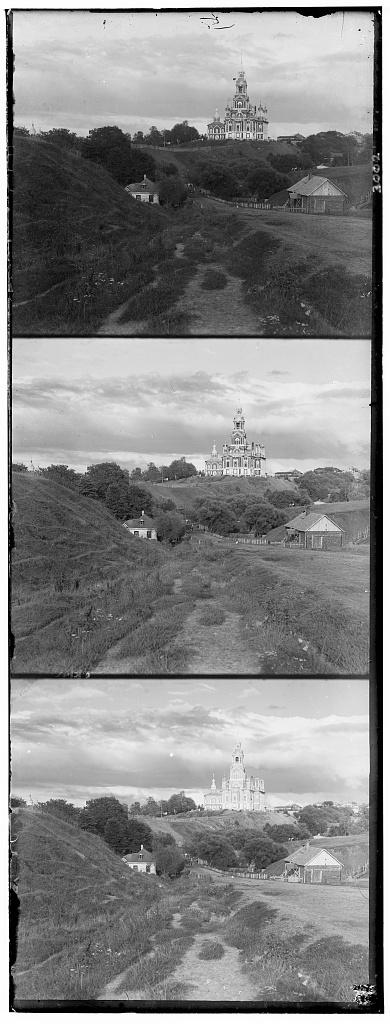
#> input picture HW2/hw2_data/task3_colorizing/cathedral.jpg, 390 x 1024 px; its folder holds only this picture in this run
$ python colorizing.py
#> lines starting #> are read from the running program, lines starting #| are printed output that depends on the picture
### HW2/Colorizing/NCC.py
import numpy as np


def ncc(a, b):
    a = a - a.mean(axis=0)
    b = b - b.mean(axis=0)
    return np.sum(((a/np.linalg.norm(a)) * (b/np.linalg.norm(b))))


def align(a, b, t):
    max_ncc = -1
    max_ncc_shift = [0, 0]
    i_value = np.linspace(-t, t, 2*t, dtype=int)
    j_value = np.linspace(-t, t, 2*t, dtype=int)
    for i in i_value:
        for j in j_value:
            ncc_num = ncc(a, np.roll(b, [i, j], axis=(0,1)))
            if ncc_num > max_ncc:
                max_ncc = ncc_num
                max_ncc_shift = [i, j]
    return max_ncc_shift

### HW2/Colorizing/colorizing.py
import matplotlib.pyplot as plt
from NCC import align
import numpy as np
import cv2
import os

dir_name = '../hw2_data/task3_colorizing'
save_dir_name = 'output'
img_list = os.listdir(dir_name)

for img_name in img_list:
    name = img_name.split('.')
    # JPG colorizing
    if name[1] == 'jpg':
        # Read image
        img = cv2.imread(os.path.join(dir_name, img_name))
#> img is the input picture: shape (1024, 390, 3); min 0, max 255, mean 133.7
        img = cv2.cvtColor(img, cv2.COLOR_BGR2GRAY)
#> img: shape (1024, 390)

        # Remove border
        h, w = img.shape
#> h = 1024; w = 390
        img = img[int(h*0.01):int(h-h*0.02), int(w*0.02):int(w-w*0.02)]
#> img: shape (993, 375)

        # Divide into blue, green, red image three part
        h, w = img.shape
#> h = 993; w = 375
        height = int(h/3)
#> height = 331
        blue = img[0:height, :]
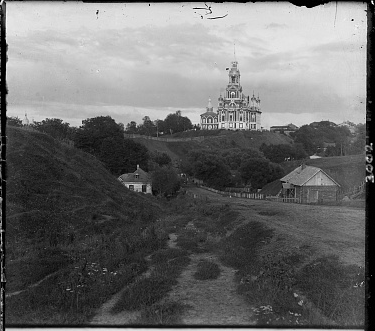
#> blue: shape (331, 375); min 0, max 255, mean 106.2
        green = img[height:2*height, :]
        red = img[2*height:3*height, :]

        # align(base matrix, align matrix, window size)
        # max ncc => shift 17
        alignGtoB = align(blue, green, 20)
#> the loop in align, `for i in i_value:` made 40 passes
#> pass 1, in ncc, `a = a - a.mean(axis=0)`:
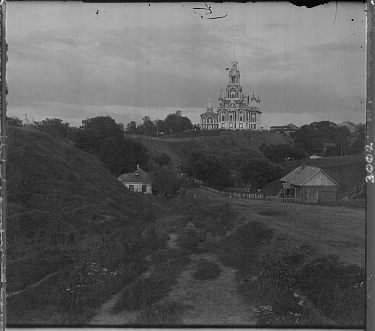
#> a: shape (331, 375) float64; min -136.2, max 242.9, mean 0; drawn with min black and max white
#> pass 1, in ncc (call 3), `b = b - b.mean(axis=0)`:
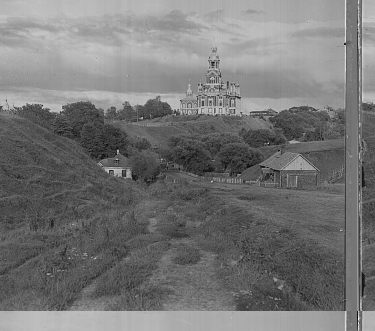
#> b: shape (331, 375) float64; min -150.1, max 174.2, mean 0; drawn with min black and max white
#> after the loop in align, `for i in i_value:`: max_ncc = 0.899; max_ncc_shift = [-5, 2]
#> alignGtoB = [-5, 2]
        alignRtoB = align(blue, red, 20)
#> the loop in align (call 2), `for i in i_value:` made 40 passes
#> pass 1, in ncc (call 1604), `b = b - b.mean(axis=0)`:
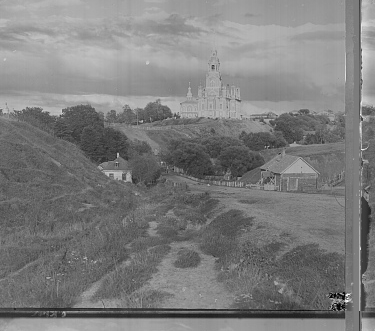
#> b: shape (331, 375) float64; min -185.8, max 192.3, mean 0; drawn with min black and max white
#> alignRtoB = [-9, 3]
        g = np.roll(green, alignGtoB, axis=(0, 1))
        r = np.roll(red, alignRtoB, axis=(0, 1))
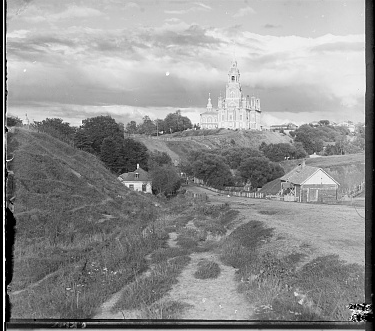
#> r: shape (331, 375); min 0, max 255, mean 145
        # g = np.roll(green, [0,0], axis = (0, 1))
        # r = np.roll(red,[0,0],axis = (0, 1))

        colored = np.dstack((r, g, blue))
        colored = colored[int(colored.shape[0]*0.05):int(colored.shape[0]-colored.shape[0]*0.05), int(colored.shape[1]*0.05):int(colored.shape[1]-colored.shape[1]*0.05)]
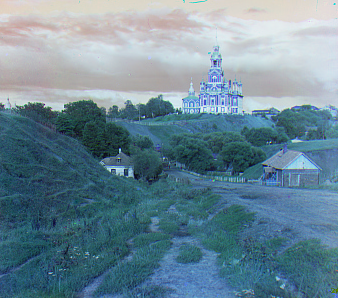
#> colored: shape (298, 338, 3); mean of channels 0, 1, 2 150, 135.3, 107.2; drawn as B, G, R
        plt.imshow(colored)
        plt.show()
        plt.imsave(os.path.join(save_dir_name, img_name), colored)
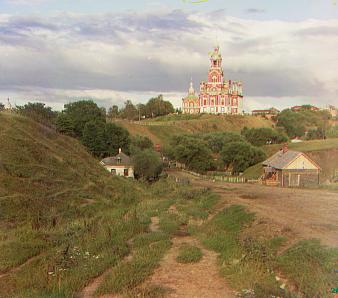
#> saved as cathedral.jpg: shape (298, 338, 3); mean R, G, B 150, 135.3, 107.1
    # TIF colorizing
    elif name[1] == 'tif':
        img = cv2.imread(os.path.join(dir_name, img_name))
        img = cv2.cvtColor(img, cv2.COLOR_BGR2GRAY)

        h, w = img.shape
        img = img[int(h*0.01):int(h-h*0.02), int(w*0.02):int(w-w*0.02)]
        h, w = img.shape
        height = int(h/3)
        blue_ = img[0:height, :]
        green_ = img[height:2*height, :]
        red_ = img[2*height:3*height, :]

        img = cv2.resize(img, (int(w/10), int(h/10)), interpolation=cv2.INTER_CUBIC)
        h, w = img.shape
        height = int(h/3)
        blue = img[0:height, :]
        green = img[height:2*height, :]
        red = img[2*height:3*height, :]

        # max shift => shift 12
        alignGtoB = align(blue, green, 15)
        alignRtoB = align(blue, red, 15)
        g = np.roll(green_, [alignGtoB[0]*10, alignGtoB[1]*10], axis=(0, 1))
        r = np.roll(red_, [alignRtoB[0]*10, alignRtoB[1]*10], axis=(0, 1))

        colored = np.dstack((r, g, blue_))
        colored = colored[int(colored.shape[0]*0.05):int(colored.shape[0]-colored.shape[0]*0.05), int(colored.shape[1]*0.05):int(colored.shape[1]-colored.shape[1]*0.05)]
        plt.imshow(colored)
        plt.show()
        plt.imsave(os.path.join(save_dir_name, name[0]+'.jpg'), colored)
    else:
        continue

$ run again, on HW2/hw2_data/task3_colorizing/monastery.jpg
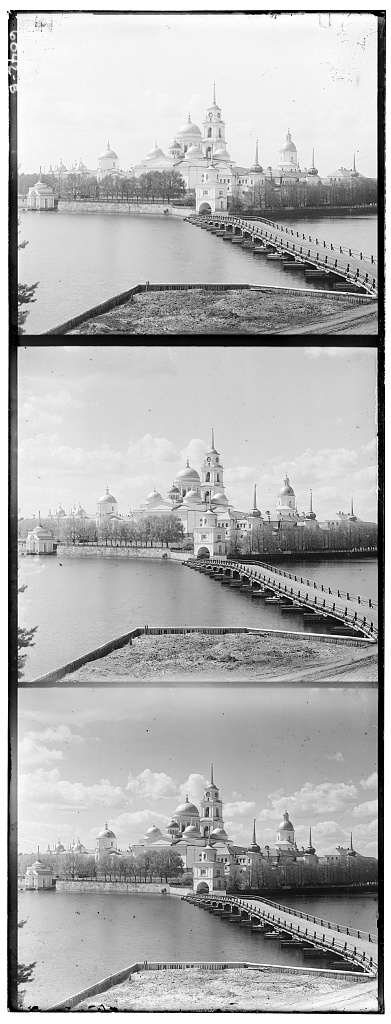
#> input picture HW2/hw2_data/task3_colorizing/monastery.jpg, 391 x 1024 px
#> img is the input picture: shape (1024, 391, 3); min 0, max 255, mean 177.7
#> after the loop in align, `for i in i_value:`: max_ncc = 0.716; max_ncc_shift = [-13, 2]
#> the loop in align (call 2), `for i in i_value:` made 40 passes
#> pass 1, in ncc (call 1604), `b = b - b.mean(axis=0)`:
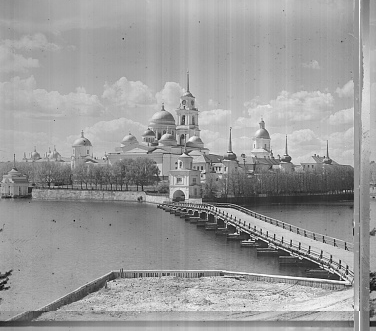
#> b: shape (331, 376) float64; min -185.3, max 117.8, mean 0; drawn with min black and max white
#> alignRtoB = [-17, 2]
#> `plt.imsave(os.path.join(save_dir_name, img_name), colored)`:
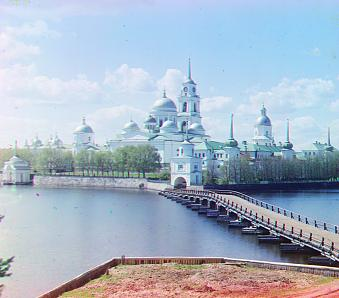
#> saved as monastery.jpg: shape (298, 339, 3); mean R, G, B 166.6, 181, 197.4

$ run again, on HW2/hw2_data/task3_colorizing/nativity.jpg
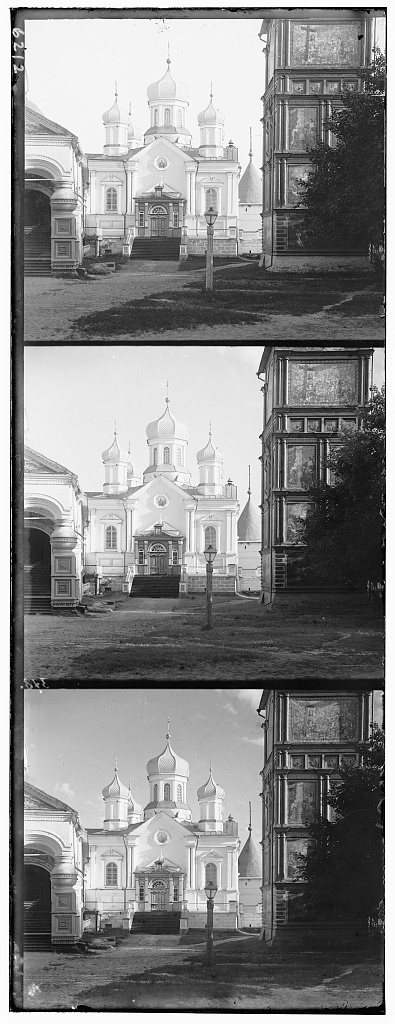
#> input picture HW2/hw2_data/task3_colorizing/nativity.jpg, 395 x 1024 px
#> img is the input picture: shape (1024, 395, 3); min 0, max 255, mean 136.3
#> after the loop in align, `for i in i_value:`: max_ncc = 0.855; max_ncc_shift = [-7, 1]
#> the loop in align (call 2), `for i in i_value:` made 40 passes
#> pass 1, in ncc (call 1604), `b = b - b.mean(axis=0)`:
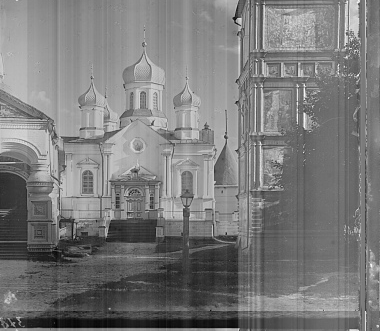
#> b: shape (331, 380) float64; min -164.3, max 176, mean 0; drawn with min black and max white
#> alignRtoB = [-13, 1]
#> `plt.imsave(os.path.join(save_dir_name, img_name), colored)`:
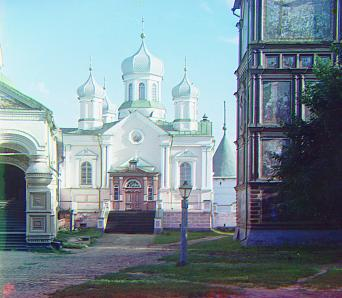
#> saved as nativity.jpg: shape (298, 342, 3); mean R, G, B 124, 141.8, 150.9

$ run again, on HW2/hw2_data/task3_colorizing/tobolsk.jpg
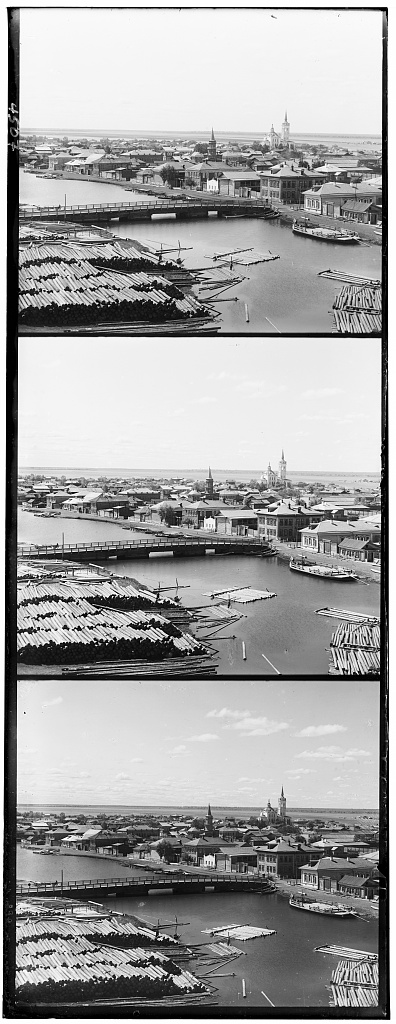
#> input picture HW2/hw2_data/task3_colorizing/tobolsk.jpg, 396 x 1024 px
#> img is the input picture: shape (1024, 396, 3); min 0, max 255, mean 161
#> after the loop in align, `for i in i_value:`: max_ncc = 0.865; max_ncc_shift = [-7, 2]
#> alignRtoB = [-14, 3]
#> `plt.imsave(os.path.join(save_dir_name, img_name), colored)`:
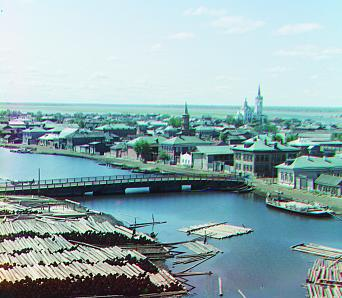
#> saved as tobolsk.jpg: shape (298, 342, 3); mean R, G, B 146, 173.3, 176.3
